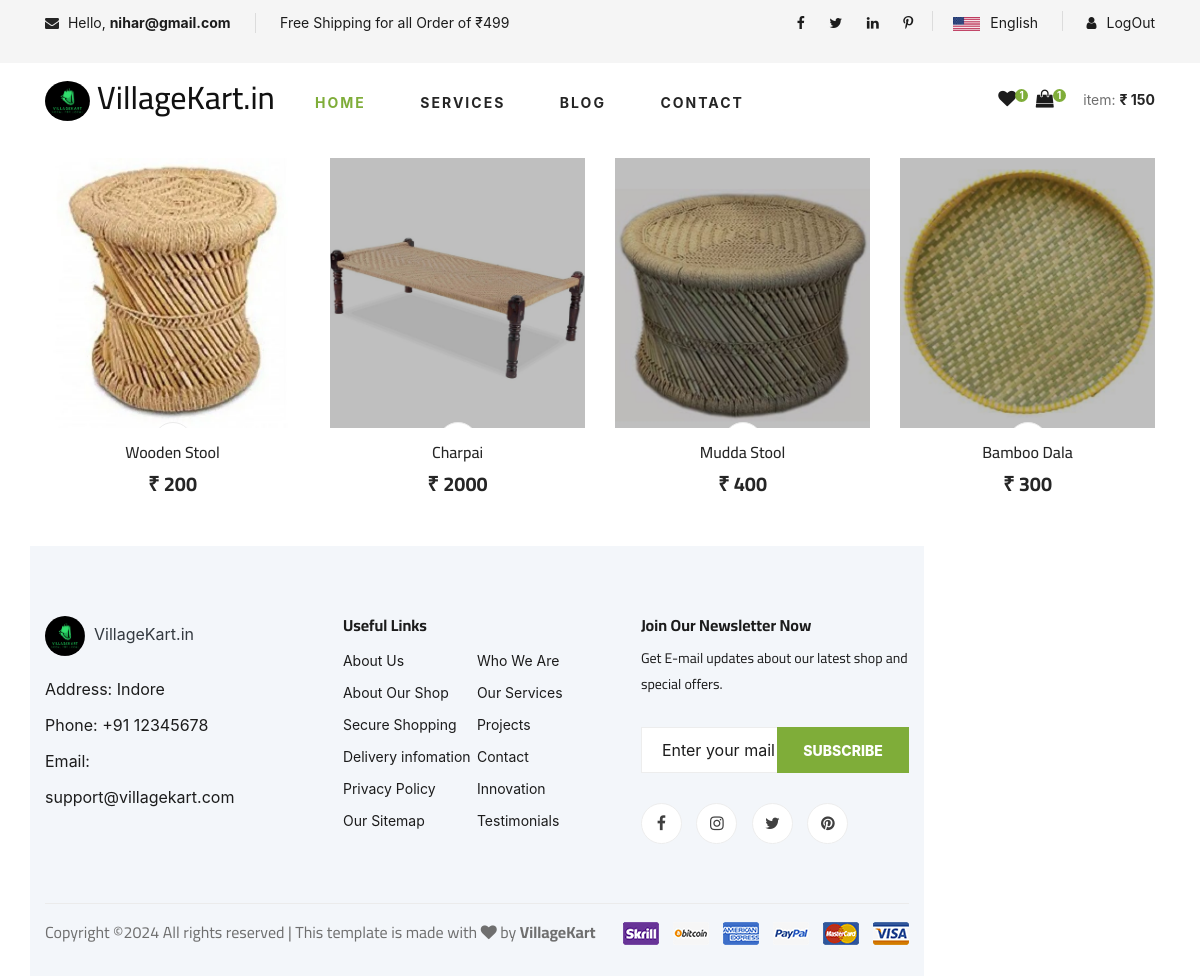
The app's page /view_slide_brands.php?biid=20 (signed in) with its own data.
### tables this page shows
CREATE TABLE `products` (
  `product_id` int(10) NOT NULL,
  `cat_id` int(10) NOT NULL,
  `brand_id` int(10) NOT NULL,
  `date` timestamp NOT NULL DEFAULT current_timestamp() ON UPDATE current_timestamp(),
  `product_title` text NOT NULL,
  `product_img1` text NOT NULL,
  `product_img2` text NOT NULL,
  `product_img3` text NOT NULL,
  `product_price` int(10) NOT NULL,
  `product_dsc` varchar(255) NOT NULL,
  `status` text NOT NULL,
  `product_keywords` varchar(255) NOT NULL
);

### view_slide_brands.php (the view, shortened to what this page needs)
<?php
include("includes/db.php");
include("header.php");
?>
<?php
if(isset($_GET['biid'])){ ?>
    <div class="container">
        <div class="row featured__filter">
        <?php
$brandId=$_GET['biid'];
$sqlBrand="SELECT * FROM products WHERE brand_id='$brandId'";
$runBrand=mysqli_query($con,$sqlBrand);
if(mysqli_num_rows($runBrand) > 0){
while($rowBrand=mysqli_fetch_assoc($runBrand)){ ?>
    <div class="col-lg-3 col-md-4 col-sm-6 mix oranges fresh-meat">
                    <div class="featured__item">
                        <a href="view_product.php">
                        <div class="featured__item__pic set-bg" data-setbg="admin_area/product_images/<?php echo $rowBrand['product_img1']; ?>">
                        </a>
                            <ul class="featured__item__pic__hover">
                                <li><a href="#" class="EyeInfoID" data-id="<?= $rowBrand['product_id']; ?>"><i class="fa fa-eye"></i></a></li>
                            </ul>
                        </div>
                        <div class="featured__item__text">
                            <h6><a href="#"><?php echo $rowBrand['product_title']; ?></a></h6>
                            <h5>₹ <?php echo $rowBrand['product_price']; ?></h5>
                        </div>
                    </div>
                </div>
<?php
}
} ?>
<?php
}
?>
<?php
include("footer.php");
?>

### header.php (shortened to what this page needs)
<?php
include("includes/db.php");
?>
<!DOCTYPE html>
<html lang="zxx">
<head>
    <link rel="stylesheet" href="css/bootstrap.min.css" type="text/css">
    <link rel="stylesheet" href="css/font-awesome.min.css" type="text/css">
    <link rel="stylesheet" href="css/elegant-icons.css" type="text/css">
    <link rel="stylesheet" href="css/nice-select.css" type="text/css">
    <link rel="stylesheet" href="css/jquery-ui.min.css" type="text/css">
    <link rel="stylesheet" href="css/owl.carousel.min.css" type="text/css">
    <link rel="stylesheet" href="css/slicknav.min.css" type="text/css">
    <link rel="stylesheet" href="css/style.css" type="text/css">
    <link rel="stylesheet" href="css/owl.carousel.css">
 <link rel="stylesheet" href="css/animate.css">
<link rel="stylesheet" href="css/owl.theme.green.min.css">
</head>
<body>
    <?php
$subtotalPrice = 0;
@$Cemail =$_SESSION['COSTUMER_EMAIL'];
$checkOutSql="SELECT * FROM cart WHERE costumer_email='$Cemail'";
$runCheckOut=mysqli_query($con,$checkOutSql);
    while($rowCheck=mysqli_fetch_assoc($runCheckOut)){
    $product_id=$rowCheck['p_id'];
    $fetchProduct="SELECT * FROM products WHERE product_id='$product_id'";
    $runfetch=mysqli_query($con,$fetchProduct);
    if(mysqli_num_rows($runfetch) > 0){
                                    while($rowProduct=mysqli_fetch_assoc($runfetch)){
$subtotalPrice=$subtotalPrice+($rowCheck['qty'] * $rowProduct['product_price']);
                                    } } }
?>
                <?php    $checkOutSql="SELECT * FROM cart WHERE costumer_email='$Cemail'";
$runCheckOut=mysqli_query($con,$checkOutSql);
$countcart=mysqli_num_rows($runCheckOut);
$rowCheck=mysqli_fetch_assoc($runCheckOut); ?>
    <header class="header">
        <div class="header__top">
            <div class="container">
                <div class="row">
                    <div class="col-lg-6 col-md-6">
                        <div class="header__top__left">
                        <?php if(isset($_SESSION['COSTUMER_EMAIL'])){ ?>
            <ul>
                <li><i class="fa fa-envelope"></i> Hello, <strong><?php echo $_SESSION['COSTUMER_EMAIL']; ?></strong></li>
                <li>Free Shipping for all Order of ₹499</li>
            </ul>
            <?php } ?>
                        </div>
                    </div>
                    <div class="col-lg-6 col-md-6">
                        <div class="header__top__right">
                            <div class="header__top__right__social">
                                <a href="#"><i class="fa fa-facebook"></i></a>
                                <a href="#"><i class="fa fa-twitter"></i></a>
                                <a href="#"><i class="fa fa-linkedin"></i></a>
                                <a href="#"><i class="fa fa-pinterest-p"></i></a>
                            </div>
                            <div class="header__top__right__language">
                                <img src="img/language.png" alt="">
                                <div id="google_translate_element">English</div>
                            </div>
                            <div class="header__top__right__auth">
                                <?php if(isset($_SESSION['COSTUMER_EMAIL'])){ ?>
                                <a href="logout.php"><i class="fa fa-user"></i> LogOut</a>
                            </div>
            <?php } ?>
                        </div>
                    </div>
                </div>
            </div>
        </div>
        <div class="container">
            <div class="row">
                <div class="col-lg-3">
                    <div class="header__logo">
                        <a href="index.php"><h2><img class="rounded-circle" src="./img/image.png" alt="" width="45" height="40"> VillageKart.in</h2></a>
                    </div>
                </div>
                <div class="col-lg-6 p-0">
                    <nav class="header__menu">
                        <ul>
                            <li class="active"><a href="index.php">Home</a></li>
                            <?php if(isset($_SESSION['COSTUMER_EMAIL'])){ ?>
                                <li><a href="#">Services</a>
                            </li>
                            <?php } ?>
                            <li><a href="blog.php">Blog</a></li>
                            <li><a href="contact.php">Contact</a></li>
                        </ul>
                    </nav>
                </div>
                <div class="col-lg-3">
                    <div class="header__cart">
                        <ul>
                        <?php if(isset($_SESSION['COSTUMER_EMAIL'])){ ?>
                <li><a href="#"><i class="fa fa-heart"></i> <span>1</span></a></li>
                <li><a href="shoping-cart.php"><i class="fa fa-shopping-bag"></i> <span><?php echo $countcart ?></span></a></li>
                <?php }else{ ?>
                    <li><a href="#"><i class="fa fa-heart"></i> <span>0</span></a></li>
                <li><a href="#"><i class="fa fa-shopping-bag"></i><span> 0</span></a></li>
                <?php } ?>
                        </ul>
                        <div class="header__cart__price">item: <span>₹ <?php echo $subtotalPrice ?></span></div>
                    </div>
                </div>
            </div>
        </div>
    </header>
    <!DOCTYPE html>
<html lang="en">
<head>
    <link href="https://maxcdn.bootstrapcdn.com/bootstrap/4.5.2/css/bootstrap.min.css" rel="stylesheet">
</head>
<body>
</body>
</html>

### footer.php (shortened to what this page needs)
<footer class="footer spad">
        <div class="container">
            <div class="row">
                <div class="col-lg-3 col-md-6 col-sm-6">
                    <div class="footer__about">
                        <div class="footer__about__logo">
                            <a class="text-dark" href="./index.html" ><img class="rounded-circle" src="./img/image.png  " alt="" width="40" height="40">&nbsp; VillageKart.in</a>
                        </div>
                        <ul>
                            <li>Address: Indore</li>
                            <li>Phone: +91 12345678</li>
                            <li>Email: support@villagekart.com</li>
                        </ul>
                    </div>
                </div>
                <div class="col-lg-4 col-md-6 col-sm-6 offset-lg-1">
                    <div class="footer__widget">
                        <h6>Useful Links</h6>
                        <ul>
                            <li><a href="#">About Us</a></li>
                            <li><a href="#">About Our Shop</a></li>
                            <li><a href="#">Secure Shopping</a></li>
                            <li><a href="#">Delivery infomation</a></li>
                            <li><a href="#">Privacy Policy</a></li>
                            <li><a href="#">Our Sitemap</a></li>
                        </ul>
                        <ul>
                            <li><a href="#">Who We Are</a></li>
                            <li><a href="#">Our Services</a></li>
                            <li><a href="#">Projects</a></li>
                            <li><a href="#">Contact</a></li>
                            <li><a href="#">Innovation</a></li>
                            <li><a href="#">Testimonials</a></li>
                        </ul>
                    </div>
                </div>
                <div class="col-lg-4 col-md-12">
                    <div class="footer__widget">
                        <h6>Join Our Newsletter Now</h6>
                        <p>Get E-mail updates about our latest shop and special offers.</p>
                        <form action="#">
                            <input type="text" placeholder="Enter your mail">
                            <button type="submit" class="site-btn">Subscribe</button>
                        </form>
                        <div class="footer__widget__social">
                            <a href="#"><i class="fa fa-facebook"></i></a>
                            <a href="#"><i class="fa fa-instagram"></i></a>
                            <a href="#"><i class="fa fa-twitter"></i></a>
                            <a href="#"><i class="fa fa-pinterest"></i></a>
                        </div>
                    </div>
                </div>
            </div>
            <div class="row">
                <div class="col-lg-12">
                    <div class="footer__copyright">
                        <div class="footer__copyright__text"><p>
  Copyright &copy;<script>document.write(new Date().getFullYear());</script> All rights reserved | This template is made with <i class="fa fa-heart" aria-hidden="true"></i> by <b>VillageKart</b>
</p></div>
                        <div class="footer__copyright__payment"><img src="img/payment-item.png" alt=""></div>
                    </div>
                </div>
            </div>
        </div>
    </footer>
</body>
</html>

### records on screen
products: shows a picture, product_title "Wooden Stool", product_price "200"
products: shows a picture, product_title "Charpai", product_price "2000"
products: shows a picture, product_title "Mudda Stool", product_price "400"
products: shows a picture, product_title "Bamboo Dala", product_price "300"

### other values on screen
$_SESSION['COSTUMER_EMAIL'] "nihar@gmail.com"
$countcart "1"
$subtotalPrice "150"
